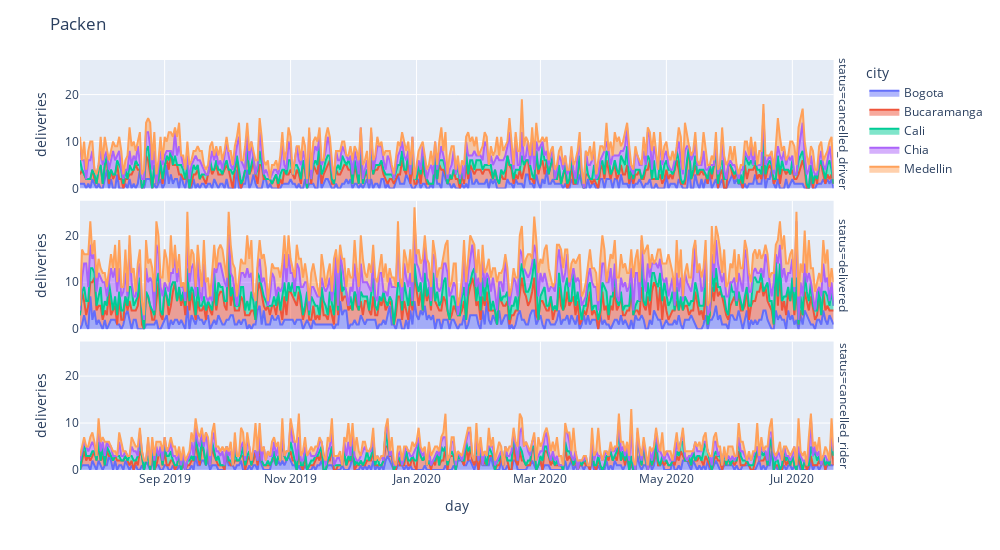

The code cell stored with this chart in its notebook:
### Code cell
fig = px.area(df, x="day", y="deliveries", color="city",
              line_group="status", hover_name="city", facet_row="status")

fig.update_layout(
    title_text="Packen",
    height=550,
    width=1000
)
fig.show()

### Figure 1 — Plotly figure (JSON) as saved in the notebook; plotly's stock layout.template omitted (floating-point values rounded to 4 significant figures; data arrays with more than 128 entries replaced by an {"elided": "..."} marker saying what was removed)
{"data": [{"hovertemplate": "<b>%{hovertext}</b><br><br>city=Bogota<br>status=cancelled_driver<br>day=%{x}<br>deliveries=%{y}<extra></extra>", "hovertext": {"elided": "228 str values"}, "legendgroup": "Bogota", "line": {"color": "#636efa"}, "mode": "lines", "name": "Bogota", "orientation": "v", "showlegend": true, "stackgroup": "1", "type": "scatter", "x": {"elided": "228 str values"}, "xaxis": "x3", "y": {"elided": "228 int values"}, "yaxis": "y3"}, {"hovertemplate": "<b>%{hovertext}</b><br><br>city=Bogota<br>status=delivered<br>day=%{x}<br>deliveries=%{y}<extra></extra>", "hovertext": {"elided": "309 str values"}, "legendgroup": "Bogota", "line": {"color": "#636efa"}, "mode": "lines", "name": "Bogota", "orientation": "v", "showlegend": false, "stackgroup": "1", "type": "scatter", "x": {"elided": "309 str values"}, "xaxis": "x2", "y": {"elided": "309 int values"}, "yaxis": "y2"}, {"hovertemplate": "<b>%{hovertext}</b><br><br>city=Bogota<br>status=cancelled_rider<br>day=%{x}<br>deliveries=%{y}<extra></extra>", "hovertext": {"elided": "197 str values"}, "legendgroup": "Bogota", "line": {"color": "#636efa"}, "mode": "lines", "name": "Bogota", "orientation": "v", "showlegend": false, "stackgroup": "1", "type": "scatter", "x": {"elided": "197 str values"}, "xaxis": "x", "y": {"elided": "197 int values"}, "yaxis": "y"}, {"hovertemplate": "<b>%{hovertext}</b><br><br>city=Bucaramanga<br>status=cancelled_driver<br>day=%{x}<br>deliveries=%{y}<extra></extra>", "hovertext": {"elided": "317 str values"}, "legendgroup": "Bucaramanga", "line": {"color": "#EF553B"}, "mode": "lines", "name": "Bucaramanga", "orientation": "v", "showlegend": true, "stackgroup": "1", "type": "scatter", "x": {"elided": "317 str values"}, "xaxis": "x3", "y": {"elided": "317 int values"}, "yaxis": "y3"}, {"hovertemplate": "<b>%{hovertext}</b><br><br>city=Bucaramanga<br>status=delivered<br>day=%{x}<br>deliveries=%{y}<extra></extra>", "hovertext": {"elided": "357 str values"}, "legendgroup": "Bucaramanga", "line": {"color": "#EF553B"}, "mode": "lines", "name": "Bucaramanga", "orientation": "v", "showlegend": false, "stackgroup": "1", "type": "scatter", "x": {"elided": "357 str values"}, "xaxis": "x2", "y": {"elided": "357 int values"}, "yaxis": "y2"}, {"hovertemplate": "<b>%{hovertext}</b><br><br>city=Bucaramanga<br>status=cancelled_rider<br>day=%{x}<br>deliveries=%{y}<extra></extra>", "hovertext": {"elided": "253 str values"}, "legendgroup": "Bucaramanga", "line": {"color": "#EF553B"}, "mode": "lines", "name": "Bucaramanga", "orientation": "v", "showlegend": false, "stackgroup": "1", "type": "scatter", "x": {"elided": "253 str values"}, "xaxis": "x", "y": {"elided": "253 int values"}, "yaxis": "y"}, {"hovertemplate": "<b>%{hovertext}</b><br><br>city=Cali<br>status=cancelled_driver<br>day=%{x}<br>deliveries=%{y}<extra></extra>", "hovertext": {"elided": "236 str values"}, "legendgroup": "Cali", "line": {"color": "#00cc96"}, "mode": "lines", "name": "Cali", "orientation": "v", "showlegend": true, "stackgroup": "1", "type": "scatter", "x": {"elided": "236 str values"}, "xaxis": "x3", "y": {"elided": "236 int values"}, "yaxis": "y3"}, {"hovertemplate": "<b>%{hovertext}</b><br><br>city=Cali<br>status=delivered<br>day=%{x}<br>deliveries=%{y}<extra></extra>", "hovertext": {"elided": "305 str values"}, "legendgroup": "Cali", "line": {"color": "#00cc96"}, "mode": "lines", "name": "Cali", "orientation": "v", "showlegend": false, "stackgroup": "1", "type": "scatter", "x": {"elided": "305 str values"}, "xaxis": "x2", "y": {"elided": "305 int values"}, "yaxis": "y2"}, {"hovertemplate": "<b>%{hovertext}</b><br><br>city=Cali<br>status=cancelled_rider<br>day=%{x}<br>deliveries=%{y}<extra></extra>", "hovertext": {"elided": "189 str values"}, "legendgroup": "Cali", "line": {"color": "#00cc96"}, "mode": "lines", "name": "Cali", "orientation": "v", "showlegend": false, "stackgroup": "1", "type": "scatter", "x": {"elided": "189 str values"}, "xaxis": "x", "y": {"elided": "189 int values"}, "yaxis": "y"}, {"hovertemplate": "<b>%{hovertext}</b><br><br>city=Chia<br>status=cancelled_driver<br>day=%{x}<br>deliveries=%{y}<extra></extra>", "hovertext": {"elided": "318 str values"}, "legendgroup": "Chia", "line": {"color": "#ab63fa"}, "mode": "lines", "name": "Chia", "orientation": "v", "showlegend": true, "stackgroup": "1", "type": "scatter", "x": {"elided": "318 str values"}, "xaxis": "x3", "y": {"elided": "318 int values"}, "yaxis": "y3"}, {"hovertemplate": "<b>%{hovertext}</b><br><br>city=Chia<br>status=delivered<br>day=%{x}<br>deliveries=%{y}<extra></extra>", "hovertext": {"elided": "351 str values"}, "legendgroup": "Chia", "line": {"color": "#ab63fa"}, "mode": "lines", "name": "Chia", "orientation": "v", "showlegend": false, "stackgroup": "1", "type": "scatter", "x": {"elided": "351 str values"}, "xaxis": "x2", "y": {"elided": "351 int values"}, "yaxis": "y2"}, {"hovertemplate": "<b>%{hovertext}</b><br><br>city=Chia<br>status=cancelled_rider<br>day=%{x}<br>deliveries=%{y}<extra></extra>", "hovertext": {"elided": "265 str values"}, "legendgroup": "Chia", "line": {"color": "#ab63fa"}, "mode": "lines", "name": "Chia", "orientation": "v", "showlegend": false, "stackgroup": "1", "type": "scatter", "x": {"elided": "265 str values"}, "xaxis": "x", "y": {"elided": "265 int values"}, "yaxis": "y"}, {"hovertemplate": "<b>%{hovertext}</b><br><br>city=Medellin<br>status=cancelled_driver<br>day=%{x}<br>deliveries=%{y}<extra></extra>", "hovertext": {"elided": "320 str values"}, "legendgroup": "Medellin", "line": {"color": "#FFA15A"}, "mode": "lines", "name": "Medellin", "orientation": "v", "showlegend": true, "stackgroup": "1", "type": "scatter", "x": {"elided": "320 str values"}, "xaxis": "x3", "y": {"elided": "320 int values"}, "yaxis": "y3"}, {"hovertemplate": "<b>%{hovertext}</b><br><br>city=Medellin<br>status=delivered<br>day=%{x}<br>deliveries=%{y}<extra></extra>", "hovertext": {"elided": "354 str values"}, "legendgroup": "Medellin", "line": {"color": "#FFA15A"}, "mode": "lines", "name": "Medellin", "orientation": "v", "showlegend": false, "stackgroup": "1", "type": "scatter", "x": {"elided": "354 str values"}, "xaxis": "x2", "y": {"elided": "354 int values"}, "yaxis": "y2"}, {"hovertemplate": "<b>%{hovertext}</b><br><br>city=Medellin<br>status=cancelled_rider<br>day=%{x}<br>deliveries=%{y}<extra></extra>", "hovertext": {"elided": "262 str values"}, "legendgroup": "Medellin", "line": {"color": "#FFA15A"}, "mode": "lines", "name": "Medellin", "orientation": "v", "showlegend": false, "stackgroup": "1", "type": "scatter", "x": {"elided": "262 str values"}, "xaxis": "x", "y": {"elided": "262 int values"}, "yaxis": "y"}], "layout": {"annotations": [{"font": {}, "showarrow": false, "text": "status=cancelled_rider", "textangle": 90, "x": 0.98, "xanchor": "left", "xref": "paper", "y": 0.1567, "yanchor": "middle", "yref": "paper"}, {"font": {}, "showarrow": false, "text": "status=delivered", "textangle": 90, "x": 0.98, "xanchor": "left", "xref": "paper", "y": 0.5, "yanchor": "middle", "yref": "paper"}, {"font": {}, "showarrow": false, "text": "status=cancelled_driver", "textangle": 90, "x": 0.98, "xanchor": "left", "xref": "paper", "y": 0.8433, "yanchor": "middle", "yref": "paper"}], "height": 550, "legend": {"title": {"text": "city"}, "tracegroupgap": 0}, "margin": {"t": 60}, "title": {"text": "Packen"}, "width": 1000, "xaxis": {"anchor": "y", "domain": [0, 0.98], "title": {"text": "day"}}, "xaxis2": {"anchor": "y2", "domain": [0, 0.98], "matches": "x", "showticklabels": false}, "xaxis3": {"anchor": "y3", "domain": [0, 0.98], "matches": "x", "showticklabels": false}, "yaxis": {"anchor": "x", "domain": [0, 0.3133], "title": {"text": "deliveries"}}, "yaxis2": {"anchor": "x2", "domain": [0.3433, 0.6567], "matches": "y", "title": {"text": "deliveries"}}, "yaxis3": {"anchor": "x3", "domain": [0.6867, 1.0], "matches": "y", "title": {"text": "deliveries"}}}}
